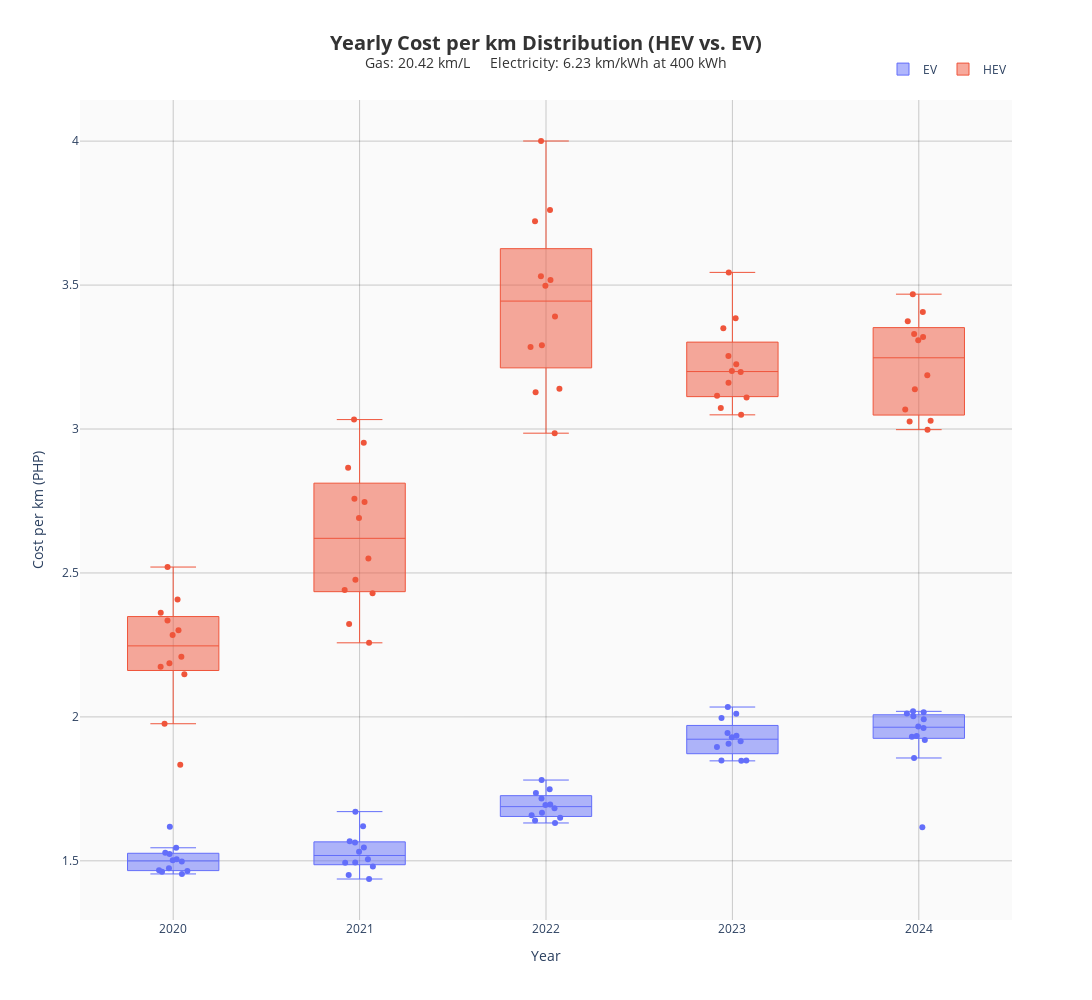

Notebook code cell kept with this figure:
### Code cell
plot_comparison_boxplot(20.42, 6.23, 400)

### Figure 1 — Plotly figure (JSON) as saved in the notebook; plotly's stock layout.template omitted (floating-point values rounded to 4 significant figures)
{"data": [{"boxpoints": "all", "jitter": 0.4, "legendgroup": "EV", "line": {"width": 1}, "marker": {"color": "#636EFA", "size": 6}, "name": "EV", "pointpos": 0, "showlegend": true, "type": "box", "x": ["2020", "2020", "2020", "2020", "2020", "2020", "2020", "2020", "2020", "2020", "2020", "2020"], "y": [1.619, 1.524, 1.529, 1.545, 1.506, 1.502, 1.497, 1.464, 1.454, 1.474, 1.468, 1.462]}, {"boxpoints": "all", "jitter": 0.4, "legendgroup": "HEV", "line": {"width": 1}, "marker": {"color": "#EF553B", "size": 6}, "name": "HEV", "pointpos": 0, "showlegend": true, "type": "box", "x": ["2020", "2020", "2020", "2020", "2020", "2020", "2020", "2020", "2020", "2020", "2020", "2020"], "y": [2.521, 2.408, 2.209, 1.834, 1.976, 2.186, 2.335, 2.362, 2.301, 2.285, 2.148, 2.175]}, {"boxpoints": "all", "jitter": 0.4, "legendgroup": "EV", "line": {"width": 1}, "marker": {"color": "#636EFA", "size": 6}, "name": "EV", "pointpos": 0, "showlegend": false, "type": "box", "x": ["2021", "2021", "2021", "2021", "2021", "2021", "2021", "2021", "2021", "2021", "2021", "2021"], "y": [1.506, 1.495, 1.437, 1.451, 1.48, 1.493, 1.531, 1.547, 1.564, 1.568, 1.62, 1.671]}, {"boxpoints": "all", "jitter": 0.4, "legendgroup": "HEV", "line": {"width": 1}, "marker": {"color": "#EF553B", "size": 6}, "name": "HEV", "pointpos": 0, "showlegend": false, "type": "box", "x": ["2021", "2021", "2021", "2021", "2021", "2021", "2021", "2021", "2021", "2021", "2021", "2021"], "y": [2.257, 2.322, 2.44, 2.429, 2.476, 2.55, 2.691, 2.747, 2.758, 2.953, 3.033, 2.866]}, {"boxpoints": "all", "jitter": 0.4, "legendgroup": "EV", "line": {"width": 1}, "marker": {"color": "#636EFA", "size": 6}, "name": "EV", "pointpos": 0, "showlegend": false, "type": "box", "x": ["2022", "2022", "2022", "2022", "2022", "2022", "2022", "2022", "2022", "2022", "2022", "2022"], "y": [1.658, 1.64, 1.65, 1.736, 1.717, 1.781, 1.667, 1.632, 1.694, 1.682, 1.696, 1.749]}, {"boxpoints": "all", "jitter": 0.4, "legendgroup": "HEV", "line": {"width": 1}, "marker": {"color": "#EF553B", "size": 6}, "name": "HEV", "pointpos": 0, "showlegend": false, "type": "box", "x": ["2022", "2022", "2022", "2022", "2022", "2022", "2022", "2022", "2022", "2022", "2022", "2022"], "y": [2.986, 3.14, 3.518, 3.531, 3.722, 4.0, 3.761, 3.498, 3.391, 3.285, 3.291, 3.128]}, {"boxpoints": "all", "jitter": 0.4, "legendgroup": "EV", "line": {"width": 1}, "marker": {"color": "#636EFA", "size": 6}, "name": "EV", "pointpos": 0, "showlegend": false, "type": "box", "x": ["2023", "2023", "2023", "2023", "2023", "2023", "2023", "2023", "2023", "2023", "2023", "2023"], "y": [1.848, 1.847, 1.935, 1.916, 1.944, 2.011, 1.895, 1.849, 1.929, 1.997, 2.034, 1.907]}, {"boxpoints": "all", "jitter": 0.4, "legendgroup": "HEV", "line": {"width": 1}, "marker": {"color": "#EF553B", "size": 6}, "name": "HEV", "pointpos": 0, "showlegend": false, "type": "box", "x": ["2023", "2023", "2023", "2023", "2023", "2023", "2023", "2023", "2023", "2023", "2023", "2023"], "y": [3.225, 3.198, 3.109, 3.201, 3.049, 3.073, 3.116, 3.385, 3.544, 3.35, 3.253, 3.161]}, {"boxpoints": "all", "jitter": 0.4, "legendgroup": "EV", "line": {"width": 1}, "marker": {"color": "#636EFA", "size": 6}, "name": "EV", "pointpos": 0, "showlegend": false, "type": "box", "x": ["2024", "2024", "2024", "2024", "2024", "2024", "2024", "2024", "2024", "2024", "2024", "2024"], "y": [1.92, 2.012, 2.016, 1.857, 1.931, 1.617, 1.962, 1.967, 1.992, 1.934, 2.002, 2.019]}, {"boxpoints": "all", "jitter": 0.4, "legendgroup": "HEV", "line": {"width": 1}, "marker": {"color": "#EF553B", "size": 6}, "name": "HEV", "pointpos": 0, "showlegend": false, "type": "box", "x": ["2024", "2024", "2024", "2024", "2024", "2024", "2024", "2024", "2024", "2024", "2024", "2024"], "y": [3.187, 3.32, 3.33, 3.468, 3.374, 3.308, 3.406, 3.138, 3.029, 2.998, 3.026, 3.068]}], "layout": {"height": 1000, "hovermode": "x unified", "legend": {"orientation": "h", "x": 1, "xanchor": "right", "y": 1.02, "yanchor": "bottom"}, "paper_bgcolor": "white", "plot_bgcolor": "#FAFAFA", "title": {"font": {"color": "#333333", "size": 20}, "text": "<b>Yearly Cost per km Distribution (HEV vs. EV)</b><br><sup>Gas: 20.42 km/L &nbsp;&nbsp;&nbsp;&nbsp;Electricity: 6.23 km/kWh at 400 kWh</sup>", "x": 0.5, "xanchor": "center", "y": 0.95}, "width": 1800, "xaxis": {"gridcolor": "rgba(0,0,0,0.2)", "showgrid": true, "title": {"text": "Year"}}, "yaxis": {"gridcolor": "rgba(0,0,0,0.2)", "showgrid": true, "title": {"text": "Cost per km (PHP)"}}}}
